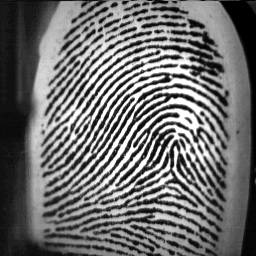
#> input picture assets/1_2.BMP, 256 x 256 px, found by its file name
$ python gabor.py   (older library calls are emulated)
#> lines starting #> are read from the running program, lines starting #| are printed output that depends on the picture
import numpy as np
import cv2
import sys


def build_filters():
    filters = []
    ksize = 10
    for theta in np.arange(0, np.pi, np.pi / 16):
        kern = cv2.getGaborKernel((ksize, ksize), 4.0, theta, 10.0, 0.5, 0, ktype=cv2.CV_32F)

    kern /= 1.5 * kern.sum()
    filters.append(kern)
    return filters


def process(img, filters):
    accum = np.zeros_like(img)
    for kern in filters:
        fimg = cv2.filter2D(img, cv2.CV_8UC3, kern)
    np.maximum(accum, fimg, accum)
    return accum


img_fn = 'images/1_2.BMP'

img = cv2.imread(img_fn)
#> img is the input picture: shape (256, 256, 3); min 0, max 255, mean 110.1
if img is None:
    print('Failed to load image file:', img_fn)
    sys.exit(1)

filters = build_filters()

res1 = process(img, filters)
#> the loop in process, `for kern in filters:` made 1 pass
#> pass 1, in process, `fimg = cv2.filter2D(img, cv2.CV_8UC3, kern)`:
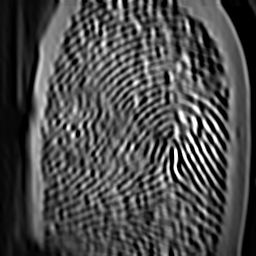
#> fimg: shape (256, 256, 3); min 0, max 255, mean 75.4

cv2.imshow('original', img)
cv2.imshow('result', res1)
cv2.waitKey(0)
#cv2.destroyAllWindows()

$ run again, with assets/1_3.BMP copied over assets/1_2.BMP
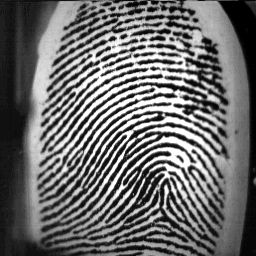
#> input picture assets/1_3.BMP, 256 x 256 px, found by its file name
#> img is the input picture: shape (256, 256, 3); min 0, max 255, mean 107.9
#> the loop in process, `for kern in filters:` made 1 pass
#> pass 1, in process, `fimg = cv2.filter2D(img, cv2.CV_8UC3, kern)`:
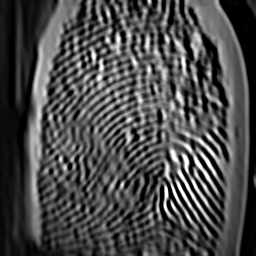
#> fimg: shape (256, 256, 3); min 0, max 255, mean 74.5

$ run again, with assets/1_4.BMP copied over assets/1_2.BMP
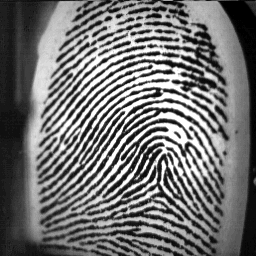
#> input picture assets/1_4.BMP, 256 x 256 px, found by its file name
#> img is the input picture: shape (256, 256, 3); min 0, max 255, mean 114
#> the loop in process, `for kern in filters:` made 1 pass
#> pass 1, in process, `fimg = cv2.filter2D(img, cv2.CV_8UC3, kern)`:
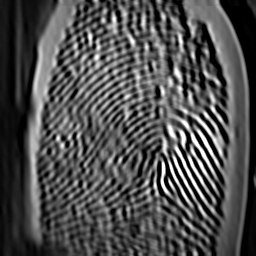
#> fimg: shape (256, 256, 3); min 0, max 255, mean 78.4

$ run again, with assets/2_1.BMP copied over assets/1_2.BMP
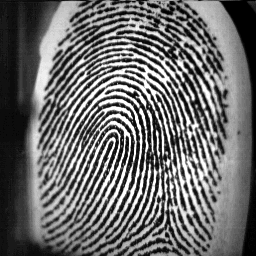
#> input picture assets/2_1.BMP, 256 x 256 px, found by its file name
#> img is the input picture: shape (256, 256, 3); min 0, max 255, mean 107
#> the loop in process, `for kern in filters:` made 1 pass
#> pass 1, in process, `fimg = cv2.filter2D(img, cv2.CV_8UC3, kern)`:
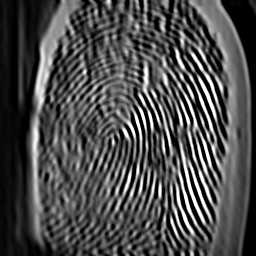
#> fimg: shape (256, 256, 3); min 0, max 255, mean 75.7
